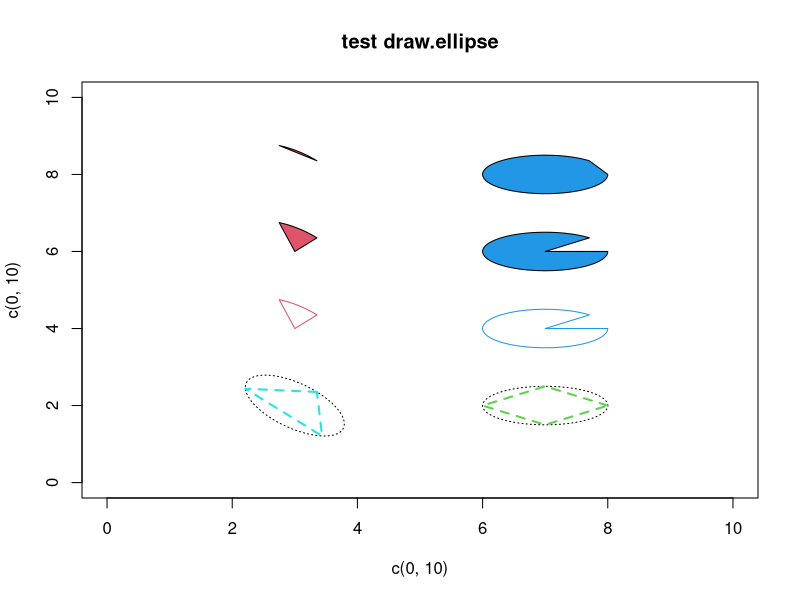

This chart was generated by the following R code:
library(plotrix)


### Name: draw.ellipse
### Title: Draw ellipse
### Aliases: draw.ellipse
### Keywords: misc

### ** Examples

plot(c(0,10), c(0,10), type="n", main="test draw.ellipse")
draw.ellipse(c(3,7), c(8,8), c(0.5,1), c(1,0.5), col=c(2,4),
 angle=c(45,0), segment=rbind(c(0,45),c(45,360)))
draw.ellipse(c(3,7), c(6,6), c(0.5,1), c(1,0.5), col=c(2,4),
 angle=c(45,0), segment=rbind(c(0,45),c(45,360)), arc.only=FALSE)
draw.ellipse(c(3,7), c(4,4), c(0.5,1), c(1,0.5), border=c(2,4),
 angle=c(45,0), segment=rbind(c(0,45),c(45,360)), arc.only=FALSE)
draw.ellipse(c(3,7), c(2,2), c(0.5,1), c(1,0.5), border=1,
 angle=c(45,0), lty=3)
draw.ellipse(c(3,7), c(2,2), c(0.5,1), c(1,0.5), border=c(5,3),
 angle=c(45,0), nv=c(3,4), lty=2, lwd=2)
